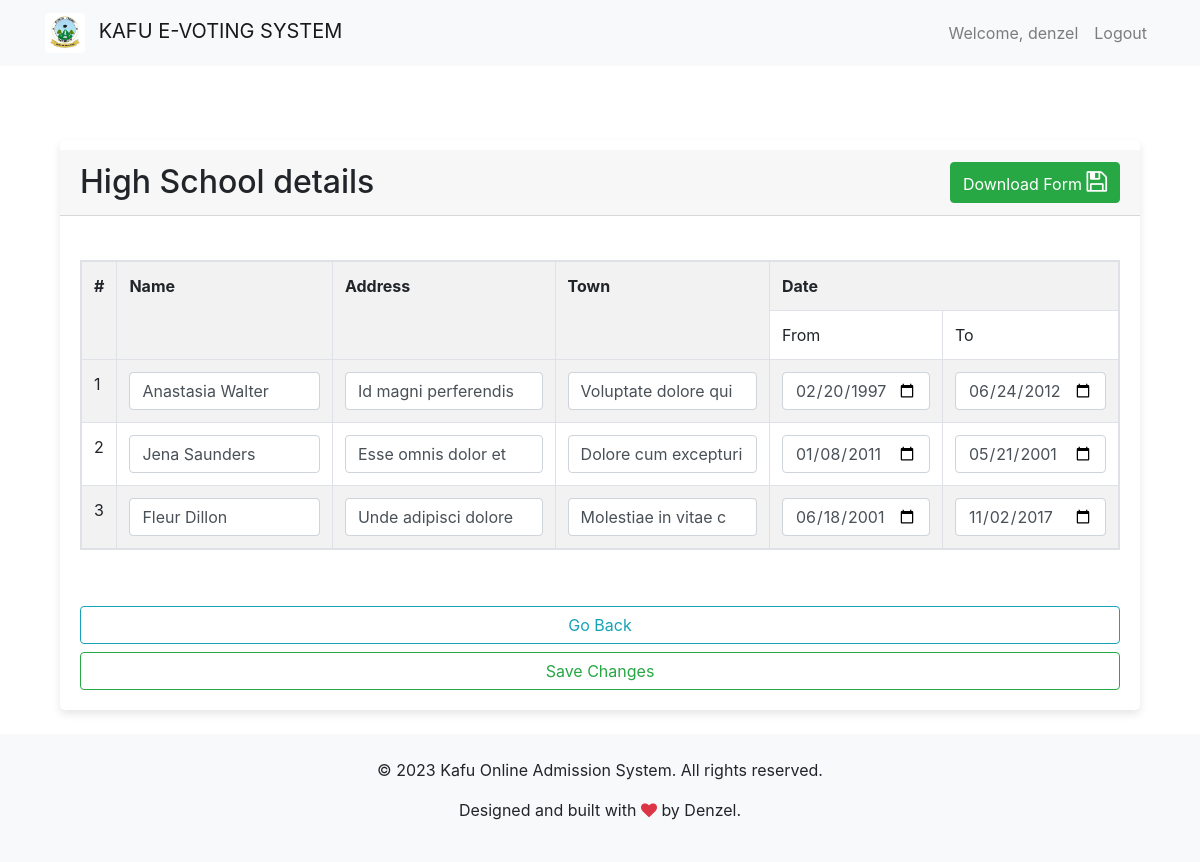
/submissions/high-school-details/2/ (signed in), run on the app's committed database.
### accounts/models.py (models this page shows, shortened)
class User(AbstractBaseUser, PermissionsMixin):
    username = models.CharField(max_length=255, unique=True)
    email = models.EmailField(max_length=255, unique=True)
    phone_number = models.CharField(max_length=20, blank=True, null=True)
    full_name = models.CharField(max_length=255, blank=True, null=True)
    is_staff = models.BooleanField(default=False)
    is_active = models.BooleanField(default=True)
    groups = models.ManyToManyField(
        'auth.Group',
        blank=True,
        related_name='myuser_set',
        related_query_name='user',
    )
    user_permissions = models.ManyToManyField(
        'auth.Permission',
        blank=True,
        related_name='myuser_set',
        related_query_name='user',
    )
    objects = UserManager()
    USERNAME_FIELD = 'username'
    REQUIRED_FIELDS = ['email']

### admissions/models.py (models this page shows, shortened)
class HighSchoolDetail(models.Model):
    user = models.ForeignKey(settings.AUTH_USER_MODEL, on_delete=models.CASCADE)
    first_high_school_name = models.CharField(max_length=50)
    first_high_school_address = models.CharField(max_length=50)
    first_high_school_town = models.CharField(max_length=50)
    first_high_school_from_date = models.CharField(max_length=50)
    first_high_school_to_date = models.CharField(max_length=50)
    second_high_school_name = models.CharField(max_length=50)
    second_high_school_address = models.CharField(max_length=50)
    second_high_school_town = models.CharField(max_length=50)
    second_high_school_from_date = models.CharField(max_length=50)
    second_high_school_to_date = models.CharField(max_length=50)
    third_high_school_name = models.CharField(max_length=50)
    third_high_school_address = models.CharField(max_length=50)
    third_high_school_town = models.CharField(max_length=50)
    third_high_school_from_date = models.CharField(max_length=50)
    third_high_school_to_date = models.CharField(max_length=50)

### submissions/views.py (the view)
# urls.py: path('high-school-details/<int:user_id>/', views.view_high_school_details, name="view_high_school_details"), # high school details
@login_required
def view_high_school_details(request, user_id):
    high_school_detail = get_object_or_404(HighSchoolDetail, user_id=user_id)
    form = ViewHighSchoolDetailForm(instance=high_school_detail)
    if request.method == 'POST':
        form = ViewHighSchoolDetailForm(request.POST, instance=high_school_detail)
        if form.is_valid():
            form.save()
            messages.success(request, "Your high school details have been updated successfully!!! See the details below")
            return redirect('submissions:view_high_school_details', user_id=user_id)
    context = {
        'form': form
    }
    return render(request, 'submissions/view_high_school_details.html', context)

### submissions/forms.py
class ViewHighSchoolDetailForm(forms.ModelForm):
    class Meta:
        model = HighSchoolDetail
        fields = [
            'first_high_school_name',
            'first_high_school_address',
            'first_high_school_town',
            'first_high_school_from_date',
            'first_high_school_to_date',
            'second_high_school_name',
            'second_high_school_address',
            'second_high_school_town',
            'second_high_school_from_date',
            'second_high_school_to_date',
            'third_high_school_name',
            'third_high_school_address',
            'third_high_school_town',
            'third_high_school_from_date',
            'third_high_school_to_date',
        ]

### templates/submissions/view_high_school_details.html (shortened to what this page needs)
{% extends 'common/base.html' %}
{% block content %}
    <div class="container" style="margin-top: 50px;">
        <div class="row">
            <div class="col-md-12">
                <div class="card">
                    <form action="" method="POST">
                        <div class="card-header" style="display: flex; justify-content: space-between; align-items: center; margin-top: 10px;">
                            <h2 style="margin: 0;">High School details</h2>
                            <a class="btn btn-success" href="{% url 'forms_downloads:download_high_school_details' user_id=user.id %}" style="margin-left: 10px;">
                                Download Form
                                 <i class="fa fa-save" style="font-size:24px;"></i>
                            </a>
                        </div>
                        <br>
                            <div class="card-body">
                                <table class="table table-striped table-bordered table-hover table-responsive">
                                    <tr>
                                        <th rowspan="2">#</th>
                                        <th rowspan="2">Name</th>
                                        <th rowspan="2">Address</th>
                                        <th rowspan="2">Town</th>
                                        <th colspan="2">Date</th>
                                    </tr>
                                    <tr>
                                        <td>From</td>
                                        <td>To</td>
                                    </tr>
                                    <tr>
                                        <td>
                                            1
                                        </td>
                                        <td>
                                            <input type="text" class="form-control" placeholder="Name of your first high school/secondary school" name="first_high_school_name" value="{{ form.first_high_school_name.value }}">
                                        </td>
                                        <td>
                                            <input type="text" class="form-control" placeholder="Address of your first high school/secondary school" name="first_high_school_address" value="{{ form.first_high_school_address.value }}">
                                        </td>
                                        <td>
                                            <input type="text" class="form-control" placeholder="The town of your first high school/secondary school" name="first_high_school_town" value="{{ form.first_high_school_town.value }}">
                                        </td>
                                        <td>
                                           <input type="date" class="form-control" name="first_high_school_from_date" max="2018-01-01" value="{{ form.first_high_school_from_date.value }}">
                                        </td>
                                        <td>
                                            <input type="date" class="form-control" name="first_high_school_to_date" max="2022-04-01" value="{{ form.first_high_school_to_date.value }}">
                                        </td>
                                    </tr>
                                    <tr>
                                        <td>
                                            2
                                        </td>
                                        <td>
                                            <input type="text" class="form-control" placeholder="Name of your second high school/secondary school" name="second_high_school_name" value="{{ form.second_high_school_name.value }}">
                                        </td>
                                        <td>
                                            <input type="text" class="form-control" placeholder="Address of your second high school/secondary school" name="second_high_school_address" value="{{ form.second_high_school_address.value }}">
                                        </td>
                                        <td>
                                            <input type="text" class="form-control" placeholder="The town of your second high school/secondary school" name="second_high_school_town" value="{{ form.second_high_school_town.value }}">
                                        </td>
                                        <td>
                                           <input type="date" class="form-control" name="second_high_school_from_date" max="2018-01-01" value="{{ form.second_high_school_from_date.value }}">
                                        </td>
                                        <td>
                                            <input type="date" class="form-control" name="second_high_school_to_date" max="2022-04-01" value="{{ form.second_high_school_to_date.value }}">
                                        </td>
                                    </tr>
                                    <tr>
                                        <td>
                                            3
                                        </td>
                                        <td>
                                            <input type="text" class="form-control" placeholder="Name of your third high school/secondary school" name="third_high_school_name" value="{{ form.third_high_school_name.value }}">
                                        </td>
                                        <td>
                                            <input type="text" class="form-control" placeholder="Address of your third high school/secondary school" name="third_high_school_address" value="{{ form.third_high_school_address.value }}">
                                        </td>
                                        <td>
                                            <input type="text" class="form-control" placeholder="The town of your third high school/secondary school" name="third_high_school_town" value="{{ form.third_high_school_town.value }}">
                                        </td>
                                        <td>
                                           <input type="date" class="form-control" name="third_high_school_from_date" max="2018-01-01" value="{{ form.third_high_school_from_date.value }}">
                                        </td>
                                        <td>
                                            <input type="date" class="form-control" name="third_high_school_to_date" max="2022-04-01" value="{{ form.third_high_school_to_date.value }}">
                                        </td>
                                    </tr>
                                </table>
                            </div>
                        <div class="card-body">
                            <div class="col">
                                <div class="row">
                                    <a class="btn btn-outline-info btn-block" href="{% url 'submissions:view_details' %}">Go Back</a>
                                    <button class="btn btn-outline-success btn-block">Save Changes</button>
                                </div>
                            </div>
                        </div>
                    </form>
                </div>
            </div>
        </div>
    </div>
{% endblock %}

### templates/common/base.html (shortened to what this page needs)
{% load static %}
<!DOCTYPE html>
<html>
<head>
    <link rel="stylesheet" href="{% static 'bootstrap/css/bootstrap.css' %}">
    <link rel="stylesheet" href="{% static 'custom_css/styles.css' %}">
    <link rel="stylesheet" href="https://cdnjs.cloudflare.com/ajax/libs/font-awesome/4.7.0/css/font-awesome.min.css">
</head>
<body>
    <header>
      {% include 'common/header.html' %}
    </header>
    <br>
    <main class="site-main main">
        <div class="container">
            {% block content %}
            {% endblock %}
        </div>
    </main>
    <br>
    <footer>
        {% include 'common/footer.html' %}
    </footer>
</body>
</html>

### templates/common/header.html (shortened to what this page needs)
{% load static %}
<header>
    <nav class="navbar navbar-expand-lg navbar-light bg-light">
        <div class="container">
            {% if user.is_authenticated %}
            <a class="navbar-brand" href="{% url 'home' %}">
                <img src="{% static 'images/logos/KAFU_LOGO.jpg' %}" alt="Logo" height="40" class="mr-2 rounded">
                KAFU E-VOTING SYSTEM
            </a>
            <div class="collapse navbar-collapse" id="navbarSupportedContent">
                <ul class="navbar-nav ml-auto">
                    <li class="nav-item">
                    <a class="nav-link" href="#">
                        Welcome, {{ user.username }}
                    </a>
                    </li>
                    <li class="nav-item">
                  <a class="nav-link" href="{% url 'logout' %}">
                    Logout
                  </a>
                    </li>
                </ul>
            </div>
            {% endif %}
        </div>
    </nav>
</header>

### templates/common/footer.html
{% load static %}
<footer class="footer mt-auto bg-light py-4">
    <div class="container text-center">
        <p>&copy; {% now "Y" %} Kafu Online Admission System. All rights reserved.</p>
        <p>Designed and built with <i class="fa fa-heart text-danger"></i> by Denzel.</p>
    </div>
</footer>

### static/custom_css/styles.css (style rules this page uses)
.card { box-shadow: 0px 4px 8px rgba(0, 0, 0, 0.1); border: none; transition: 0.3s; border-radius: 5px; }

### data on the page
User: username "denzel"
HighSchoolDetail: first_high_school_name "Anastasia Walter", first_high_school_address "Id magni perferendis", first_high_school_town "Voluptate dolore qui", first_high_school_from_date "02/20/1997", first_high_school_to_date "06/24/2012", second_high_school_name "Jena Saunders", second_high_school_address "Esse omnis dolor et", second_high_school_town "Dolore cum excepturi", second_high_school_from_date "01/08/2011", second_high_school_to_date "05/21/2001", third_high_school_name "Fleur Dillon", third_high_school_address "Unde adipisci dolore", third_high_school_town "Molestiae in vitae c", third_high_school_from_date "06/18/2001", third_high_school_to_date "11/02/2017"
